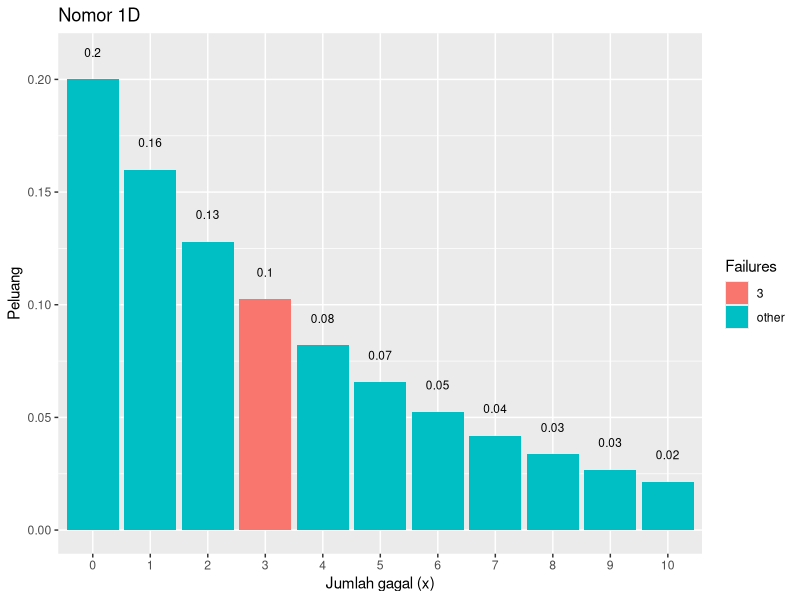

The R source for this figure:
# a
orang = 3
p = 0.2
dgeom(x = orang,prob = p)

# b
s = 10000
X = 3
mean(rgeom(n = s, prob = p) == X)

# d
library(dplyr)
library(ggplot2)

data.frame(x = 0:10, prob = dgeom(x = 0:10, prob = p)) %>%
  mutate(Failures = ifelse(x == 3, 3, "other")) %>%
  ggplot(aes(x = factor(x), y = prob, fill = Failures)) +
  geom_col() +
  geom_text(
    aes(label = round(prob,2), y = prob + 0.01),
    position = position_dodge(0.9),
    size = 3,
    vjust = 0
  ) +
  labs(title = "Nomor 1D",
       x = "Jumlah gagal (x)",
       y = "Peluang") 

# e
gdist = rgeom(n = s, prob = p)
mean(gdist)
var(gdist)

